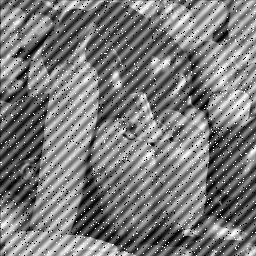
#> input picture HW3/image100.png, 256 x 256 px
$ python -i test.py   (imports and definitions only)
#> lines starting #> are read from the running program, lines starting #| are printed output that depends on the picture
#> further down, picture is the input picture: shape (256, 256, 3); min 0, max 255, mean 122
import cv2
import numpy as np
import matplotlib.pyplot as plt

# [25 lines left out: functions compare_image, show_diffrence, not called in this run]

def histogram_equalization(image):

    r, g, b = cv2.split(image)

    r_eq = cv2.equalizeHist(r)
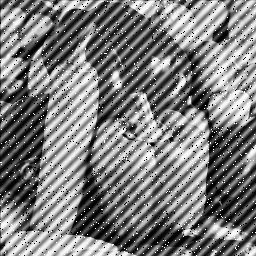
#> r_eq: shape (256, 256); min 0, max 255, mean 125
    g_eq = cv2.equalizeHist(g)
    b_eq = cv2.equalizeHist(b)

    equalized_image = cv2.merge((r_eq, g_eq, b_eq))

    return equalized_image

# [21 lines left out: functions solarization, contrast_stretching, not called in this run]

def smoothing_filter(image, kernel_size=(33,31), sigma=0):
    return cv2.GaussianBlur(image, kernel_size, sigma)

def sharpening_filter(image, kernel_size=(3, 3), sigma=1.0, strength=1.5):
    blurred = cv2.GaussianBlur(image, kernel_size, sigma)
    return cv2.addWeighted(image, 1.0 + strength, blurred, -strength, 0)

# [7 lines left out: function power_law_filter, not called in this run]

# [31 lines not run here, left out]


>>> import cv2
>>> picture = cv2.imread('../HW3/image100.png')
>>> result = histogram_equalization(picture)
